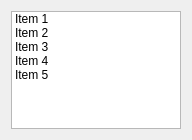
<?xml version="1.0" encoding="UTF-8"?>
<ui version="4.0">
 <class>mainWndClass</class>
 <widget class="QWidget" name="mainWndClass">
  <property name="geometry">
   <rect>
    <x>0</x>
    <y>0</y>
    <width>192</width>
    <height>140</height>
   </rect>
  </property>
  <property name="windowTitle">
   <string>mainWnd</string>
  </property>
  <layout class="QHBoxLayout" name="horizontalLayout">
   <item>
    <widget class="QListWidget" name="listWidget">
     <property name="styleSheet">
      <string notr="true"/>
     </property>
     <item>
      <property name="text">
       <string>Item 1</string>
      </property>
      <property name="icon">
       <iconset>
        <normalon>:/mainWnd/C:/Users/Public/Pictures/Sample Pictures/Chrysanthemum.jpg</normalon>
       </iconset>
      </property>
     </item>
     <item>
      <property name="text">
       <string>Item 2</string>
      </property>
      <property name="icon">
       <iconset>
        <normalon>:/mainWnd/C:/Users/Public/Pictures/Sample Pictures/Desert.jpg</normalon>
       </iconset>
      </property>
     </item>
     <item>
      <property name="text">
       <string>Item 3</string>
      </property>
      <property name="icon">
       <iconset>
        <normalon>:/mainWnd/C:/Users/Public/Pictures/Sample Pictures/Chrysanthemum.jpg</normalon>
       </iconset>
      </property>
     </item>
     <item>
      <property name="text">
       <string>Item 4</string>
      </property>
      <property name="icon">
       <iconset>
        <normalon>:/mainWnd/C:/Users/Public/Pictures/Sample Pictures/Desert.jpg</normalon>
       </iconset>
      </property>
     </item>
     <item>
      <property name="text">
       <string>Item 5</string>
      </property>
      <property name="icon">
       <iconset>
        <normalon>:/mainWnd/C:/Users/Public/Pictures/Sample Pictures/Chrysanthemum.jpg</normalon>
       </iconset>
      </property>
     </item>
    </widget>
   </item>
  </layout>
 </widget>
 <layoutdefault spacing="6" margin="11"/>
 <resources>
  <include location="mainwnd.qrc"/>
 </resources>
 <connections/>
</ui>
